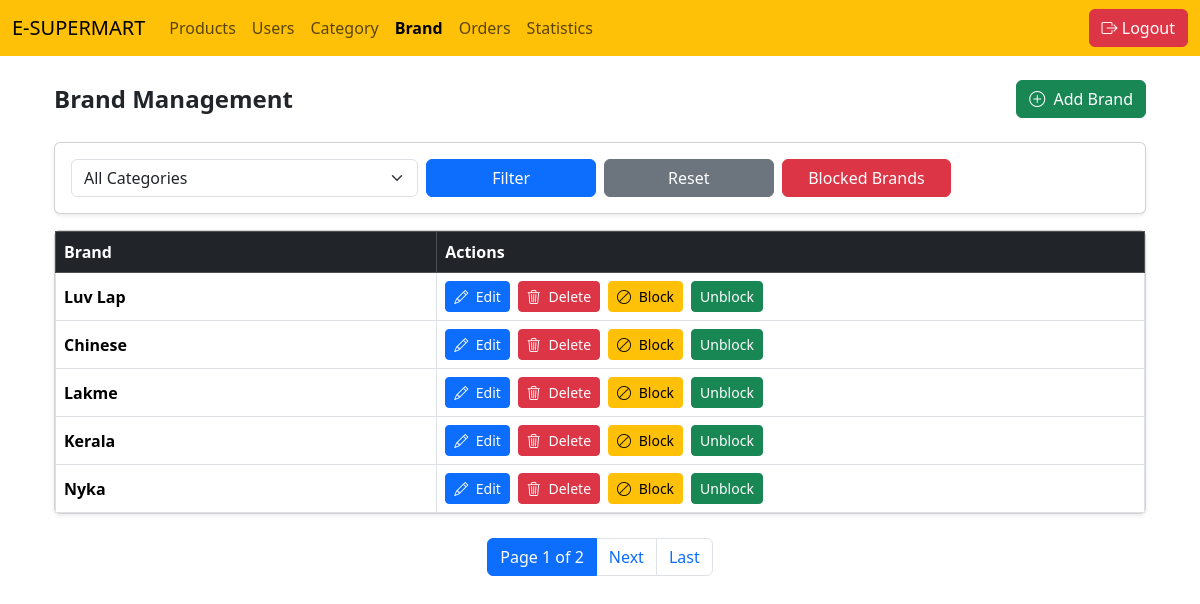
Page /adminpanel/brand_page/ (signed in) on the committed database.
### adminapp/models.py (models this page shows, shortened)
class Brand(models.Model):
    name=models.CharField(max_length=100)
    is_available=models.BooleanField(default=True)

### adminapp/views.py (the view)
    @login_required
    def wrapper(request,*args,**kwargs):
        if not request.user.is_staff:
            return redirect('login_view')
        return fun(request,*args,**kwargs)

### adminapp/views.py (called while the page is built)
def admin_only(fun):
    @login_required
    def wrapper(request,*args,**kwargs):
        if not request.user.is_staff:
            return redirect('login_view')
        return fun(request,*args,**kwargs)
    return wrapper

@login_required
@admin_only
def admin_brand_page(request):
    category_id = request.GET.get('category')
    blocked=request.GET.get('is_available')
    brands = Brand.objects.all().order_by('-id')
    if blocked:
        brands=brands.filter(is_available=False)
    if category_id:
        brands = brands.filter(
            brands__category_id=category_id
        ).distinct()
    paginator = Paginator(brands, 5)
    page_number = request.GET.get('page')
    page_obj = paginator.get_page(page_number)
    categories = Category.objects.filter(is_available=True)
    return render(
        request,
        'brand_page.html',
        {
            'brand': page_obj,
            'categories': categories,
            'selected_category': category_id
        }
    )

### adminapp/templates/brand_page.html (shortened to what this page needs)
{% extends "base_page.html" %}
{% block content %}
<div class="container mt-4">
    <div class="d-flex justify-content-between align-items-center mb-4">
        <h4 class="page-title mb-0">Brand Management</h4>
        <a href="{% url 'add_brand' %}" class="btn btn-success">
            <i class="bi bi-plus-circle me-1"></i> Add Brand
        </a>
    </div>
<div class="card mb-3 shadow-sm">
<div class="card-body">
<form method="get" class="row g-2">
<div class="col-md-4">
<select name="category" class="form-select">
<option value="">All Categories</option>
</select>
</div>
<div class="col-md-2">
<button class="btn btn-primary w-100">
Filter
</button>
</div>
<div class="col-md-2">
<a href="{% url 'all_brand' %}" class="btn btn-secondary w-100">
Reset
</a>
</div>
<div class="col-md-2">
<a href="{% url 'all_brand' %}?is_available=False" class="btn btn-danger w-100">
Blocked Brands
</a>
</div>
</form>
</div>
</div>
    <div class="card shadow-sm">
        <div class="card-body p-0">
            <table class="table table-bordered table-hover mb-0">
                <thead class="table-dark">
                    <tr>
                        <th style="width: 35%">Brand</th>
                        <th style="width: 65%">Actions</th>
                    </tr>
                </thead>
                <tbody>
                    {% for i in brand %}
                    <tr>
                        <td class="fw-semibold">{{ i.name }}</td>
                        <td>
                            <div class="d-flex flex-wrap gap-2">
                                <button class="btn btn-sm btn-primary action-btn"
                                        data-bs-toggle="modal"
                                        data-bs-target="#editModal{{ i.id }}">
                                    <i class="bi bi-pencil"></i> Edit
                                </button>
                                <button class="btn btn-sm btn-danger action-btn"
                                        data-bs-toggle="modal"
                                        data-bs-target="#deleteModal{{ i.id }}">
                                    <i class="bi bi-trash3"></i> Delete
                                </button>
                                {% if i.is_available %}
                                <a href="{% url 'block_brand' i.id %}"
                                   class="btn btn-sm btn-warning action-btn">
                                    <i class="bi bi-ban"></i> Block
                                </a>
                                {% else %}
                                <span class="btn btn-sm btn-outline-danger disabled action-btn">
                                    <i class="bi bi-ban"></i> Blocked
                                </span>
                                {% endif %}
                                <a href="{% url 'unblock_brand' i.id %}"
                                   class="btn btn-sm btn-success action-btn">
                                    Unblock
                                </a>
                            </div>
                        </td>
                    </tr>
                    {% endfor %}
                </tbody>
            </table>
        </div>
    </div>
</div>
<div class="d-flex justify-content-center mt-4">
<nav>
<ul class="pagination">
<li class="page-item active">
<span class="page-link">
Page {{ brand.number }} of {{ brand.paginator.num_pages }}
</span>
</li>
{% if brand.has_next %}
<li class="page-item">
<a class="page-link"
href="?category={{request.GET.category}}&page={{brand.next_page_number}}">
Next
</a>
</li>
<li class="page-item">
<a class="page-link"
href="?category={{request.GET.category}}&page={{brand.paginator.num_pages}}">
Last
</a>
</li>
{% endif %}
</ul>
</nav>
</div>
{% endblock content %}

### adminapp/templates/brand_page.html (style rules this page uses)
.page-title { font-weight: 600; }
.action-btn i { margin-right: 4px; }
.table td, .table th { vertical-align: middle; }

### rows in the picture
Brand: name "Luv Lap", is_available True (drawn)
Brand: name "Chinese", is_available True (drawn)
Brand: name "Lakme", is_available True (drawn)
Brand: name "Kerala", is_available True (drawn)
Brand: name "Nyka", is_available True (drawn)

### other values in the picture
{{ brand.number }} "1"
{{ brand.paginator.num_pages }} "2"
